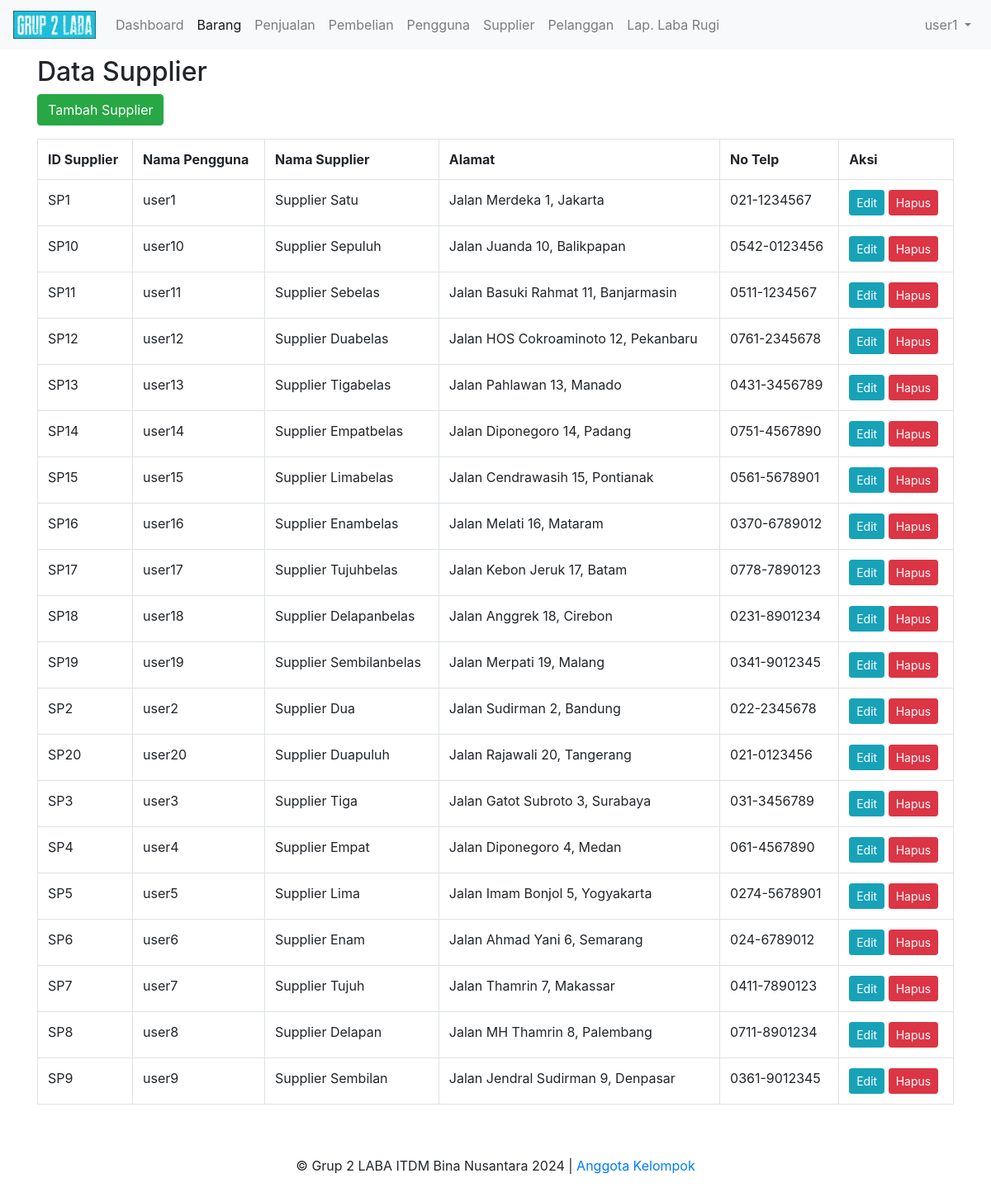
/supplier (signed in), run on the app's committed database.
### tables this page shows
CREATE TABLE `Supplier` (
 `IdSupplier` varchar(10) NOT NULL,
 `NamaPengguna` varchar(20) DEFAULT NULL,
 `Password` varchar(32) DEFAULT NULL,
 `NamaSupplier` varchar(50) DEFAULT NULL,
 `NoTelp` varchar(15) DEFAULT NULL,
 `Alamat` varchar(100) DEFAULT NULL,
 PRIMARY KEY (`IdSupplier`),
 UNIQUE KEY `g` (`NamaPengguna`) USING BTREE
);

### core/BaseController.php (called while the page is built, shortened)
<?php
class BaseController {
    public function view($view, $data = []) {
        extract($data);
        $base_url = Config::getBaseUrl();
        $public_url = Config::getPublicUrl();
        $user = $_SESSION['user'];
        require_once BASE_DIR.'views/' . $view . '.php';
    }
}

### controllers/SupplierController.php (called while the page is built, shortened)
<?php
require_once BASE_DIR.'models/Supplier.php';
class SupplierController extends BaseController {
    public function index() {
        $supplier = new Supplier();
        $data['supplier'] = $supplier->all();
        $this->view('supplier/index', $data);
    }
}

### index.php (called while the page is built, shortened)
<?php
require_once __DIR__.'/config/Config.php';
require_once __DIR__.'/config/MyDatabase.php';
require_once __DIR__.'/core/BaseModel.php';
require_once __DIR__.'/core/BaseController.php';
$uri = isset($_GET['url']) ? $_GET['url'] : '';
Router::route($uri);

### config/Config.php (called while the page is built, shortened)
<?php
class Config {
    public static function getBaseUrl() {
        $requestUri = $_SERVER['REQUEST_URI'];
        $pos = strpos($requestUri, '/', 1);
        if ($pos === false) {
            return '/';
        }
        $basePath = substr($requestUri, 0, $pos + 1);
        return $basePath;
    }
    public static function getPublicUrl() {
        return static::getBaseUrl()."public/";
    }
}

### core/BaseModel.php (called while the page is built, shortened)
<?php
class BaseModel {
    protected $conn;
    protected $table;
    public function __construct() {
        $database = new MyDatabase();
        $this->conn = $database->getConnection();
    }
    public function all() {
        $query = "SELECT * FROM " . $this->table;
        $stmt = $this->conn->prepare($query);
        $stmt->execute();
        return $stmt->fetchAll(PDO::FETCH_ASSOC);
    }
}

### config/MyDatabase.php (called while the page is built, shortened)
<?php
class MyDatabase {
    private $host = "localhost";
    private $db_name = "tk4_grup2";
    private $username = "root";
    private $password = "";
    public function getConnection() {
        $this->conn = null;
        try {
            $this->conn = new PDO("mysql:host=" . $this->host . ";dbname=" . $this->db_name, $this->username, $this->password);
            $this->conn->exec("set names utf8");
        } catch(PDOException $exception) {
            echo "Koneksi db error: " . $exception->getMessage();
        }
        return $this->conn;
    }
}

### models/Supplier.php (called while the page is built, shortened)
<?php
require_once BASE_DIR.'config/MyDatabase.php';
class Supplier extends BaseModel {
    public function __construct() {
        $this->table = 'Supplier';
    }
}

### views/supplier/index.php (the view, shortened to what this page needs)
<!DOCTYPE html>
<html>
<head>
    <?php include_once $base_path."views/bootstrap_header.php"; ?>
</head>
<body>
<?php include_once $base_path."views/page_header.php"; ?>
<h2 class="h2 mt-5">Data Supplier</h2>
<a class="btn btn-success mb-3" href="<?= $base_url;?>supplier/create">Tambah Supplier</a>
<table class="table table-stripped table-bordered">
    <tr>
        <th>ID Supplier</th>
        <th>Nama Pengguna</th>
        <th>Nama Supplier</th>
        <th>Alamat</th>
        <th>No Telp</th>
        <th>Aksi</th>
    </tr>
    <?php foreach ($supplier as $item): ?>
        <tr>
            <td><?= $item['IdSupplier'] ?></td>
            <td><?= $item['NamaPengguna'] ?></td>
            <td><?= $item['NamaSupplier'] ?></td>
            <td><?= $item['Alamat'] ?></td>
            <td><?= $item['NoTelp'] ?></td>
            <td>
                <a class="btn btn-info btn-sm" href="<?= $base_url;?>supplier/edit/<?= $item['IdSupplier'] ?>">Edit</a>
                <a class="btn btn-danger btn-sm" href="<?= $base_url;?>supplier/delete/<?= $item['IdSupplier'] ?>">Hapus</a>
            </td>
        </tr>
    <?php endforeach; ?>
</table>
<?php include_once $base_path."views/page_footer.php"; ?>
</body>
</html>

### views/page_header.php (shortened to what this page needs)
<header>
    <nav class="navbar navbar-expand-md navbar-light fixed-top bg-light">
        <a class="navbar-brand" href="#">
            <img src="<?= $public_url; ?>image/logo-long.png" width="100" />
        </a>
        <div class="collapse navbar-collapse" id="navbarCollapse">
            <ul class="navbar-nav mr-auto">
                <li class="nav-item ">
                    <a class="nav-link" href="<?= $base_url;?>">Dashboard</a>
                </li>
                <li class="nav-item active">
                    <a class="nav-link" href="<?= $base_url;?>barang">Barang</a>
                </li>
                <li class="nav-item">
                    <a class="nav-link" href="<?= $base_url;?>penjualan">Penjualan</a>
                </li>
                <li class="nav-item">
                    <a class="nav-link" href="<?= $base_url;?>pembelian">Pembelian</a>
                </li>
                <li class="nav-item">
                    <a class="nav-link" href="<?= $base_url;?>pengguna">Pengguna</a>
                </li>
                <li class="nav-item">
                    <a class="nav-link" href="<?= $base_url;?>supplier">Supplier</a>
                </li>
                <li class="nav-item">
                    <a class="nav-link" href="<?= $base_url;?>pelanggan">Pelanggan</a>
                </li>
                <li class="nav-item">
                    <a class="nav-link" href="<?= $base_url;?>pelanggan">Lap. Laba Rugi</a>
                </li>
            </ul>
            <ul class="navbar-nav ml-auto">
                <li class="nav-item dropdown">
                    <a class="nav-link dropdown-toggle" href="#" id="navbarDropdown" role="button" data-toggle="dropdown" aria-haspopup="true" aria-expanded="false">
                        <?= $user['NamaPengguna'];?>
                    </a>
                </li>
            </ul>
        </div>
    </nav>
</header>
<main role="main" class="flex-shrink-0">
    <div class="container">

### views/bootstrap_header.php (style rules this page uses)
body { padding: 20px; }

### data on the page
supplier: NamaPengguna "user1", IdSupplier "SP1", NamaSupplier "Supplier Satu", Alamat "Jalan Merdeka 1, Jakarta", NoTelp "021-1234567"
supplier: IdSupplier "SP10", NamaPengguna "user10", NamaSupplier "Supplier Sepuluh", Alamat "Jalan Juanda 10, Balikpapan", NoTelp "0542-0123456"
supplier: IdSupplier "SP11", NamaPengguna "user11", NamaSupplier "Supplier Sebelas", Alamat "Jalan Basuki Rahmat 11, Banjarmasin", NoTelp "0511-1234567"
supplier: IdSupplier "SP12", NamaPengguna "user12", NamaSupplier "Supplier Duabelas", Alamat "Jalan HOS Cokroaminoto 12, Pekanbaru", NoTelp "0761-2345678"
supplier: IdSupplier "SP13", NamaPengguna "user13", NamaSupplier "Supplier Tigabelas", Alamat "Jalan Pahlawan 13, Manado", NoTelp "0431-3456789"
supplier: IdSupplier "SP14", NamaPengguna "user14", NamaSupplier "Supplier Empatbelas", Alamat "Jalan Diponegoro 14, Padang", NoTelp "0751-4567890"
supplier: IdSupplier "SP15", NamaPengguna "user15", NamaSupplier "Supplier Limabelas", Alamat "Jalan Cendrawasih 15, Pontianak", NoTelp "0561-5678901"
supplier: IdSupplier "SP16", NamaPengguna "user16", NamaSupplier "Supplier Enambelas", Alamat "Jalan Melati 16, Mataram", NoTelp "0370-6789012"
supplier: IdSupplier "SP17", NamaPengguna "user17", NamaSupplier "Supplier Tujuhbelas", Alamat "Jalan Kebon Jeruk 17, Batam", NoTelp "0778-7890123"
supplier: IdSupplier "SP18", NamaPengguna "user18", NamaSupplier "Supplier Delapanbelas", Alamat "Jalan Anggrek 18, Cirebon", NoTelp "0231-8901234"
supplier: IdSupplier "SP19", NamaPengguna "user19", NamaSupplier "Supplier Sembilanbelas", Alamat "Jalan Merpati 19, Malang", NoTelp "0341-9012345"
supplier: IdSupplier "SP2", NamaPengguna "user2", NamaSupplier "Supplier Dua", Alamat "Jalan Sudirman 2, Bandung", NoTelp "022-2345678"
supplier: IdSupplier "SP20", NamaPengguna "user20", NamaSupplier "Supplier Duapuluh", Alamat "Jalan Rajawali 20, Tangerang", NoTelp "021-0123456"
supplier: IdSupplier "SP3", NamaPengguna "user3", NamaSupplier "Supplier Tiga", Alamat "Jalan Gatot Subroto 3, Surabaya", NoTelp "031-3456789"
supplier: IdSupplier "SP4", NamaPengguna "user4", NamaSupplier "Supplier Empat", Alamat "Jalan Diponegoro 4, Medan", NoTelp "061-4567890"
supplier: IdSupplier "SP5", NamaPengguna "user5", NamaSupplier "Supplier Lima", Alamat "Jalan Imam Bonjol 5, Yogyakarta", NoTelp "0274-5678901"
supplier: IdSupplier "SP6", NamaPengguna "user6", NamaSupplier "Supplier Enam", Alamat "Jalan Ahmad Yani 6, Semarang", NoTelp "024-6789012"
supplier: IdSupplier "SP7", NamaPengguna "user7", NamaSupplier "Supplier Tujuh", Alamat "Jalan Thamrin 7, Makassar", NoTelp "0411-7890123"
supplier: IdSupplier "SP8", NamaPengguna "user8", NamaSupplier "Supplier Delapan", Alamat "Jalan MH Thamrin 8, Palembang", NoTelp "0711-8901234"
supplier: IdSupplier "SP9", NamaPengguna "user9", NamaSupplier "Supplier Sembilan", Alamat "Jalan Jendral Sudirman 9, Denpasar", NoTelp "0361-9012345"
